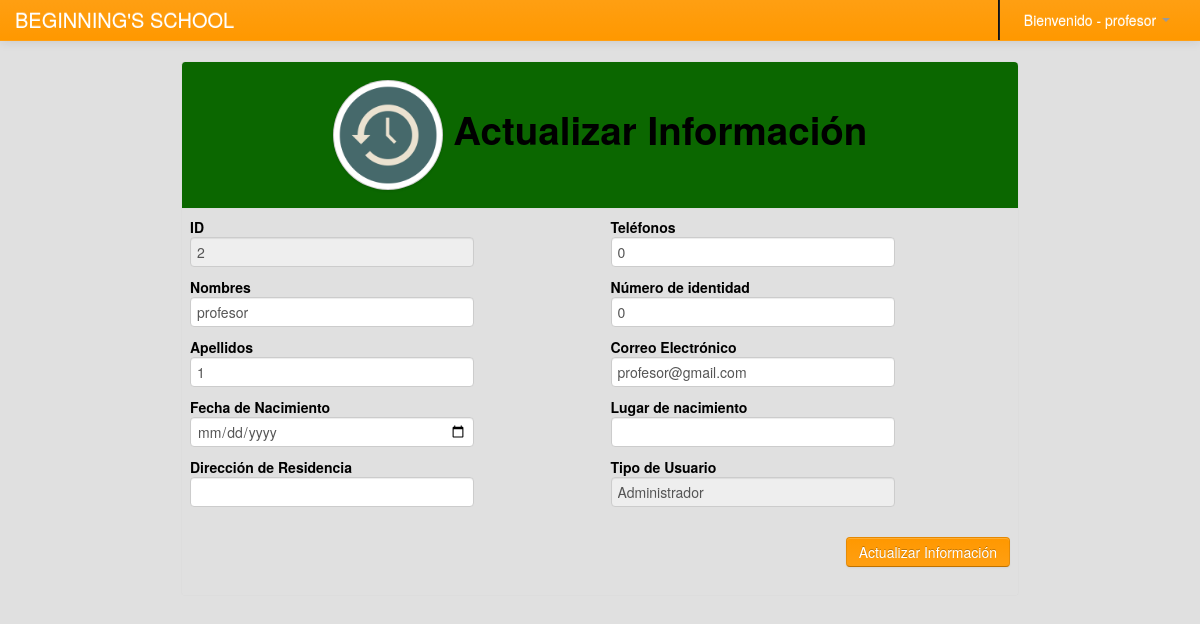
Screenshot of /cambiar_infoProfesor.php (signed in) with the database file from the repository.
### tables this page shows
CREATE TABLE `persona` (
  `ID_PERSONA` int(11) NOT NULL,
  `PRIVILEGIO_ID_PRIVILEGIO` int(11) NOT NULL,
  `INFO_MEDICA` int(11) NOT NULL,
  `NOMBRES` varchar(100) NOT NULL,
  `APELLIDOS` varchar(100) NOT NULL,
  `FECHA_NACIMIENTO` date NOT NULL,
  `EDAD` int(11) NOT NULL,
  `LUGAR_NACIMIENTO` varchar(100) NOT NULL,
  `CIUDAD` varchar(45) NOT NULL,
  `DEPARTAMENTO` varchar(45) NOT NULL,
  `COLONIA` varchar(45) DEFAULT NULL,
  `CALLE_AVENIDA` varchar(45) DEFAULT NULL,
  `TELEFONO_CASA` int(11) DEFAULT NULL,
  `BLOQUE` varchar(45) DEFAULT NULL,
  `NO_CASA` int(11) DEFAULT NULL,
  `FOTO` blob,
  `NO_IDENTIDAD` varchar(45) NOT NULL,
  `EMAIL` varchar(100) DEFAULT NULL,
  `USUARIO` varchar(45) DEFAULT NULL,
  `CONTRASENIA` varchar(45) DEFAULT NULL
);

### Modulos/php_conexion.php (called while the page is built, shortened)
<?php
	function limpiar($tags){
		return $tags;
	}
?>

### Modulos/class_buscar.php (called while the page is built, shortened)
<?php
class Consultar_Profesor{
	private $fetch;
	function __construct($codigo,$conexion){
		$this->conexion = $conexion;
		$this->consulta = mysqli_query($this->conexion,"SELECT * from PERSONA where ID_PERSONA = '$codigo'");
		$this->fetch = mysqli_fetch_array($this->consulta);
	}
	function consultar($campo){
		return $this->fetch[$campo];
	}
}
?>

### cambiar_infoProfesor.php (the view, shortened to what this page needs)
<?php
	include_once "Modulos/php_conexion.php";
	include_once "Modulos/class_buscar.php";
	include_once "ModulosProfesor/Profesor/class/class.php";
	if($_SESSION['tipo_user']=='a' or $_SESSION['tipo_user']=='p'){
		$usu=limpiar($_SESSION['cod_user']);
	}else{
		header('Location:error.php');
	}
?>
<!DOCTYPE html>
<html lang="es">
  <head>
    <link href="css/bootstrap.css" rel="stylesheet">
    <link href="css/bootstrap-responsive.css" rel="stylesheet">
  </head>
  <body>
    <?php include_once "menuProfesor/m_principalProfesor.php"; ?>
    <div align="center">
    	<table width="70%">
          <tr>
            <td>
            	 <?php
          $oProfesor=new Consultar_Profesor($usu, $conexion);
        ?>
                <table class="table table-bordered">
                  <tr class="info">
                    <td>
                      <h1 align="center"><img src="img/act.png" width="100" height="100" class="img-circle img-polaroid"> Actualizar Información</h1>
                    </td>
                  </tr>
                  <tr>
                    <td>
                      <form name="form1" method="post" action="">
                        <div class="row-fluid">
                            <div class="span6">
  <strong>ID</strong><br>
    <input type="text" name="doc" class="input-xlarge" autocomplete="off" readonly value="<?php echo $usu; ?>"><br>
    <strong>Nombres</strong><br>
    <input type="text" name="nom" class="input-xlarge" autocomplete="off" required value="<?php echo $oProfesor->consultar('NOMBRES'); ?>"><br>
    <strong>Apellidos</strong><br>
    <input type="text" name="ape" class="input-xlarge" autocomplete="off" required value="<?php echo $oProfesor->consultar('APELLIDOS'); ?>"><br>
    <strong>Fecha de Nacimiento</strong><br>
    <input type="date" name="fecha" class="input-xlarge" autocomplete="off" required value="<?php echo $oProfesor->consultar('FECHA_NACIMIENTO'); ?>"><br>
    <strong>Dirección de Residencia</strong><br>
    <input type="text" name="dir" class="input-xlarge" autocomplete="off" required value="<?php echo $oProfesor->consultar('COLONIA'); ?>"><br>
                          </div>
                            <div class="span6">
  <strong>Teléfonos</strong><br>
    <input type="text" name="tel" class="input-xlarge" autocomplete="off" pattern="[0-9]{8}" placeholder="98979695"required value="<?php echo $oProfesor->consultar('TELEFONO_CASA'); ?>"><br>
    <strong>Número de identidad</strong><br>
    <input type="text" name="cel" class="input-xlarge" autocomplete="off" pattern="[0-9]{12}" placeholder="0801190012345" required value="<?php echo $oProfesor->consultar('NO_IDENTIDAD'); ?>"><br>
    <strong>Correo Electrónico</strong><br>
    <input type="email" name="correo" class="input-xlarge" autocomplete="off" required value="<?php echo $oProfesor->consultar('EMAIL'); ?>"><br>
    <strong>Lugar de nacimiento</strong><br>
    <input type="text" name="especialidad" class="input-xlarge" autocomplete="off" required value="<?php echo $oProfesor->consultar('LUGAR_NACIMIENTO'); ?>"><br>
    <strong>Tipo de Usuario</strong><br>
    <?php
    if($oProfesor->consultar('PRIVILEGIO_ID_PRIVILEGIO')=='1'){
      $tipo='Administrador';
    }else{
      $tipo='Maestro';
    }
  ?>
    <input type="text" name="dir" class="input-xlarge" autocomplete="off" readonly value="<?php echo $tipo; ?>"><br><br>
    <div align="right"><button type="submit" class="btn btn-primary">Actualizar Información</button></div>
                          </div>
                        </div>
                        </form>
                    </td>
                  </tr>
                </table>
            </td>
          </tr>
        </table>
    </div>
  </body>
</html>

### cambiar_infoProfesor.php (style rules this page uses)
body { padding-top: 60px; padding-bottom: 40px; }

### rows the page displays
persona: nom "profesor", ape "1", tel "0", cel "0", correo "profesor@gmail.com", dir "Administrador"

### other values shown
$_SESSION['user_name'] "profesor"
